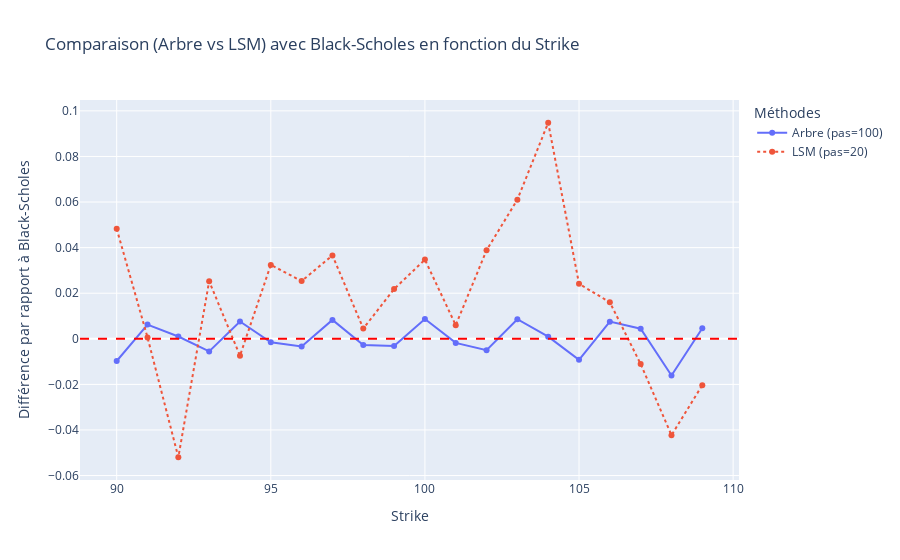

The cell this chart's notebook holds for it:
### Code cell
# Définir les plages de valeurs à tester
max_cpu = 4  # Nombre de cœurs à utiliser
step_list = [20]  # Liste de pas à tester
strike_list = np.arange(spot-10, spot+10, 1.0)  # Variation du strike

# Créer l'objet de comparaison
strike_comparison = StrikeComparison(max_cpu, step_list, strike_list, donnee_marche, brownian, option)

# Afficher le graphique
fig_strike = strike_comparison.graph_strike_comparison()
fig_strike.show()

# Afficher le tableau de résultats si nécessaire
strike_comparison.results_df.sort_values(by='Strike', ascending=True)

### Figure 1 — Plotly figure (JSON) as saved in the notebook; plotly's stock layout.template omitted (floating-point values rounded to 4 significant figures)
{"data": [{"line": {"dash": "solid"}, "mode": "lines+markers", "name": "Arbre (pas=100)", "type": "scatter", "x": [90, 91, 92, 93, 94, 95, 96, 97, 98, 99, 100, 101, 102, 103, 104, 105, 106, 107, 108, 109], "y": [-0.009743, 0.006224, 0.000988, -0.005529, 0.007595, -0.001547, -0.003344, 0.008284, -0.002694, -0.003137, 0.008661, -0.0018, -0.005012, 0.008606, 0.0009144, -0.009237, 0.007532, 0.004415, -0.01612, 0.004595]}, {"line": {"dash": "dot"}, "mode": "lines+markers", "name": "LSM (pas=20)", "type": "scatter", "x": [90, 91, 92, 93, 94, 95, 96, 97, 98, 99, 100, 101, 102, 103, 104, 105, 106, 107, 108, 109], "y": [0.04823, 0.0006048, -0.05197, 0.02525, -0.0074, 0.03243, 0.02532, 0.0366, 0.004474, 0.02183, 0.03474, 0.005975, 0.03884, 0.06103, 0.09479, 0.02411, 0.01603, -0.01108, -0.0423, -0.02034]}], "layout": {"legend": {"title": {"text": "Méthodes"}}, "shapes": [{"line": {"color": "red", "dash": "dash"}, "type": "line", "x0": 0, "x1": 1, "xref": "x domain", "y0": 0, "y1": 0, "yref": "y"}], "title": {"text": "Comparaison (Arbre vs LSM) avec Black-Scholes en fonction du Strike"}, "xaxis": {"title": {"text": "Strike"}}, "yaxis": {"title": {"text": "Différence par rapport à Black-Scholes"}}}}
